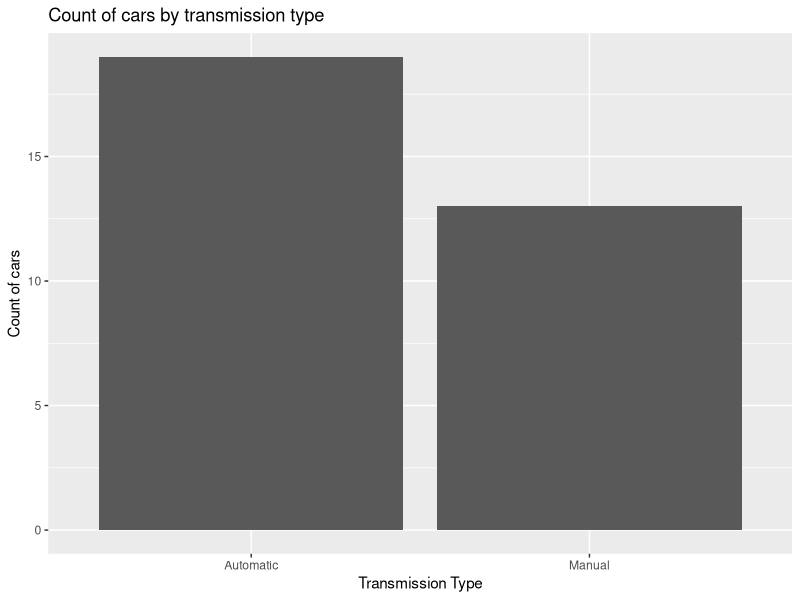
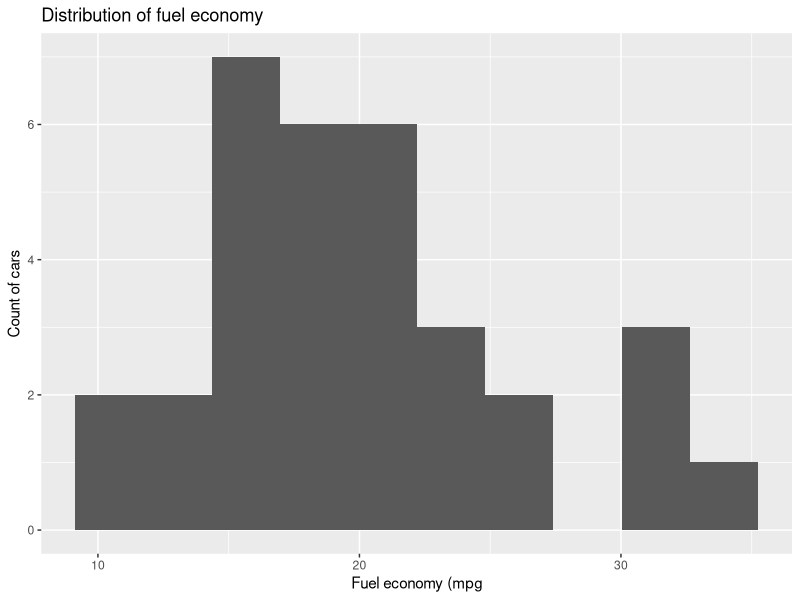
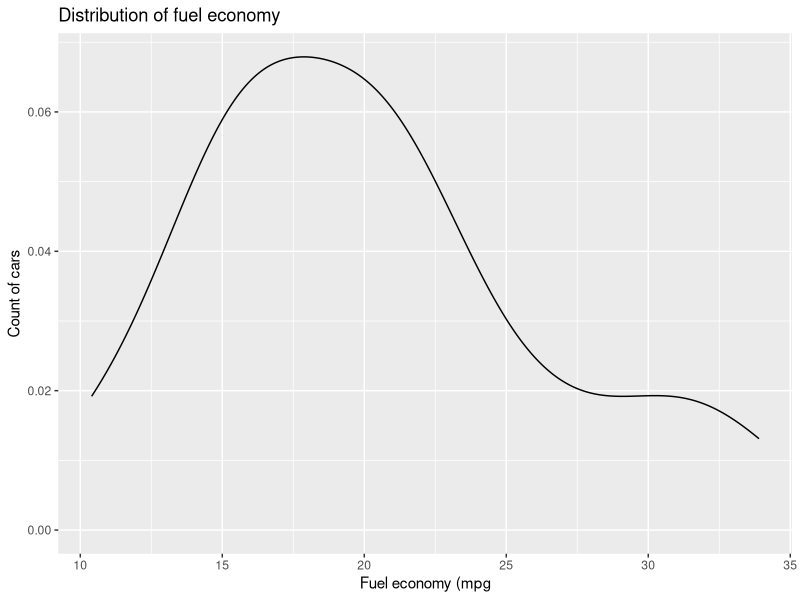
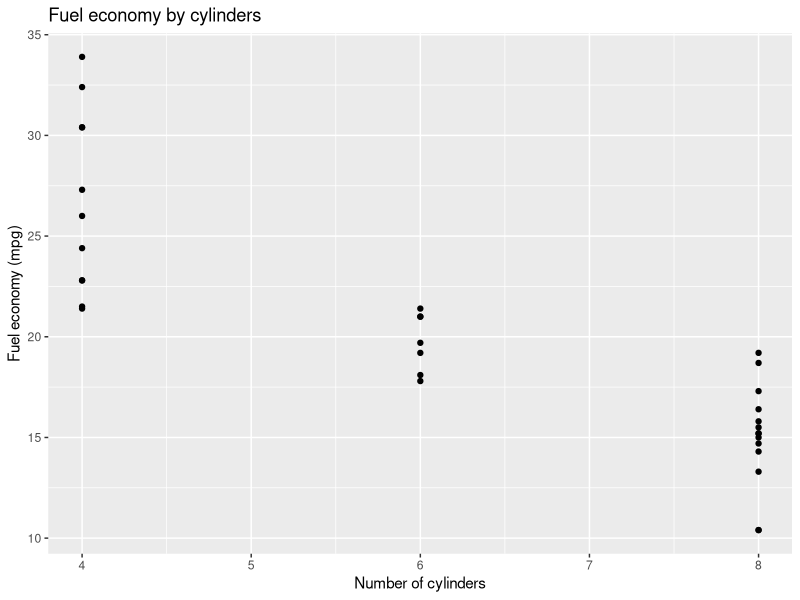

Recreate these plots in R, in order.
setwd("4-creating-data-visualizations")

cars <- read.csv("Cars.csv")

# Install gglpot2
install.packages("ggplot2")

# Load the ggplot2 library
library(ggplot2)

# Create a frequency bar chart
ggplot(
  data = cars,
  aes(x = Transmission)) +
  geom_bar() + 
  ggtitle("Count of cars by transmission type") + 
  xlab("Transmission Type") + 
  ylab("Count of cars")

# Create a histogram
ggplot(
  data = cars,
  aes(x = Fuel.Economy)) + 
  geom_histogram(
    bins = 10) +
  ggtitle("Distribution of fuel economy") + 
  xlab("Fuel economy (mpg") + 
  ylab("Count of cars")

# Create a density plot
ggplot(
  data = cars,
  aes(x = Fuel.Economy)) + 
  geom_density() +
  ggtitle("Distribution of fuel economy") + 
  xlab("Fuel economy (mpg") + 
  ylab("Count of cars")

# Create a scatterplot
ggplot(
  data = cars,
  aes(
    x = Cylinders,
    y = Fuel.Economy)) +
  geom_point() + 
  ggtitle("Fuel economy by cylinders") + 
  xlab("Number of cylinders") + 
  ylab("Fuel economy (mpg)")
